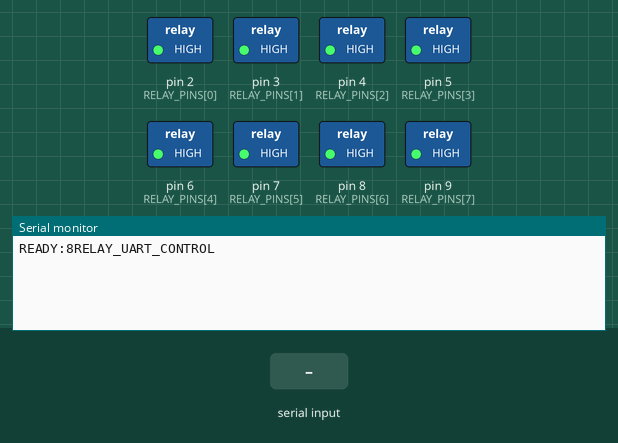
This program was run on a simulated Arduino Nano, built with avr-gcc and run on an emulated ATmega328P. On the bench: switched loads named in the program (green lamp = pin HIGH), the last lines printed to the serial monitor. The inputs (shaded band) are chosen by the test bench.

Above: at 1.2 s.
1.3 s: "STATUS\n" received over Serial
At 1.8 s:
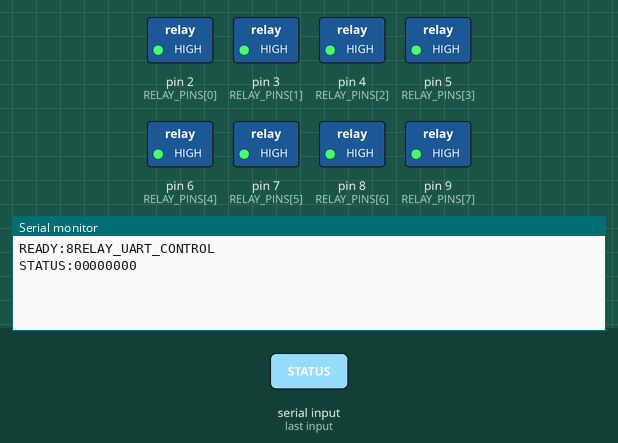
2.8 s: byte 10 ('\n') received over Serial
At 3.9 s:
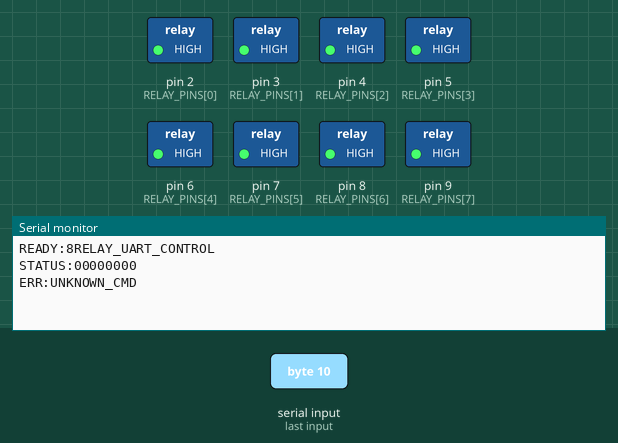

The program:

main.cpp
```cpp
/*
  8-Relay Control via UART (Serial)
  MCU: Arduino Nano (ATmega328P)

  Command protocol (sent from PC, terminated with '\n'):
    R1ON   -> turn relay 1 ON
    R1OFF  -> turn relay 1 OFF
    R2ON / R2OFF ... R8ON / R8OFF
    STATUS -> request the current status of all 8 relays

  Nano replies over Serial:
    OK:R1ON              (command executed successfully)
    ERR:UNKNOWN_CMD       (invalid command)
    STATUS:10101010         (8-character 0/1 string, relay 1..8, 1=ON, 0=OFF)

  IMPORTANT NOTE:
  - Many common relay modules are ACTIVE-LOW
    (i.e. the control pin must be LOW for the relay to energize/turn ON).
  - Set RELAY_ACTIVE_LOW = true if your module is this type
    (verify by testing, or check the module's datasheet/silkscreen notes).
  - If unsure, leave it as true first (most cheap modules are this type);
    if the relay behaves inverted, change it to false.
  - Nano digital pins D2..D9 are used here (avoiding D0/D1, which are
    reserved for Serial communication with the PC, and D10..D13/A0..A5).
*/

#include <Arduino.h>
#include <basetypes.h>

// ==== RELAY PIN CONFIGURATION ====
const u8 RELAY_COUNT = 8;
const u8 RELAY_PINS[RELAY_COUNT] = {2, 3, 4, 5, 6, 7, 8, 9}; // Relay 1..8
const bool RELAY_ACTIVE_LOW = true;             // set to false if module is active-high

// ==== STATE VARIABLES ====
bool relayState[RELAY_COUNT] = {false, false, false, false, false, false, false, false}; // false = OFF, true = ON

// ==== SERIAL COMMAND BUFFER ====
String inputBuffer = "";

void setRelay(u8 index, bool on) {
  // index: 0..7 corresponds to relay 1..8
  relayState[index] = on;
  bool pinLevel = RELAY_ACTIVE_LOW ? !on : on; // invert level if module is active-low
  digitalWrite(RELAY_PINS[index], pinLevel ? HIGH : LOW);
}

void setup() {
  Serial.begin(9600);

  // Set relay pins as OUTPUT and turn all relays OFF right at startup
  for (u8 i = 0; i < RELAY_COUNT; i++) {
    pinMode(RELAY_PINS[i], OUTPUT);
    setRelay(i, false); // ensure relays are OFF on power-up to avoid unwanted triggering
  }

  Serial.println("READY:8RELAY_UART_CONTROL");
}

void handleCommand(String cmd) {
  cmd.trim();
  cmd.toUpperCase();

  if (cmd == "STATUS") {
    String s = "STATUS:";
    for (u8 i = 0; i < RELAY_COUNT; i++) {
      s += relayState[i] ? "1" : "0";
    }
    Serial.println(s);
    return;
  }

  // Command format: R<n>ON or R<n>OFF, n = 1..8
  if (cmd.length() >= 4u && cmd.charAt(0) == 'R') {
    int relayNum = cmd.charAt(1) - '0'; // convert digit character to number
    if (relayNum >= 1 && relayNum <= RELAY_COUNT) {
      u8 idx = relayNum - 1;
      String action = cmd.substring(2); // remaining part: "ON" or "OFF"

      if (action == "ON") {
        setRelay(idx, true);
        Serial.println("OK:R" + String(relayNum) + "ON");
        return;
      } else if (action == "OFF") {
        setRelay(idx, false);
        Serial.println("OK:R" + String(relayNum) + "OFF");
        return;
      }
    }
  }

  // No format matched above
  Serial.println("ERR:UNKNOWN_CMD");
}

void loop() {
  // Read Serial data, accumulate into buffer until a newline character is received
  while (Serial.available() > 0u) {
    char c = Serial.read();
    if (c == '\n') {
      handleCommand(inputBuffer);
      inputBuffer = "";
    } else if (c != '\r') { // ignore '\r' if present
      inputBuffer += c;
    }
  }
}
```

Measured:
- after the input at 1.3 s, the serial monitor: prints a new line at once (image 1)
- after the input at 2.8 s, the serial monitor: prints a new line at once (image 2)
